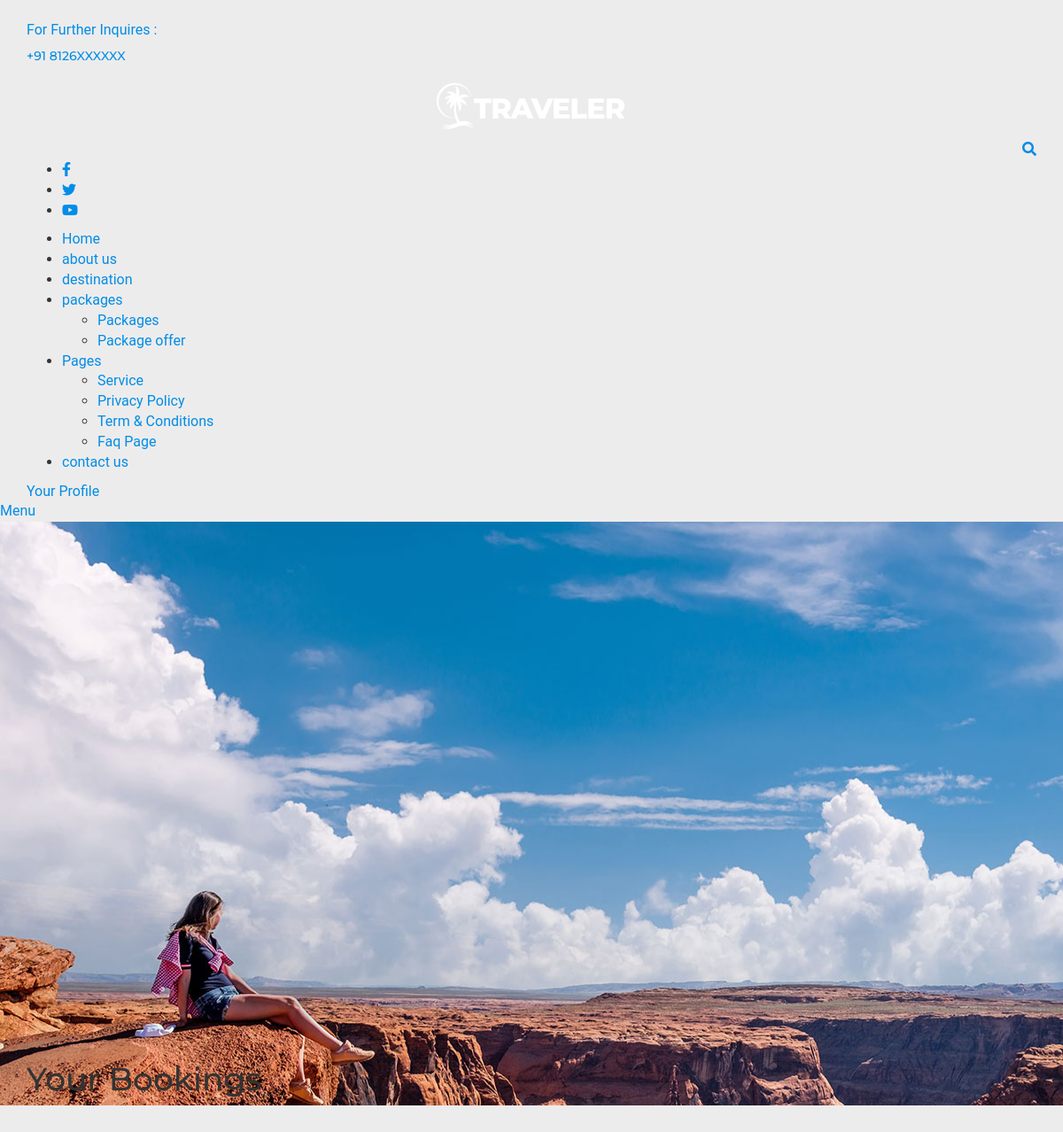
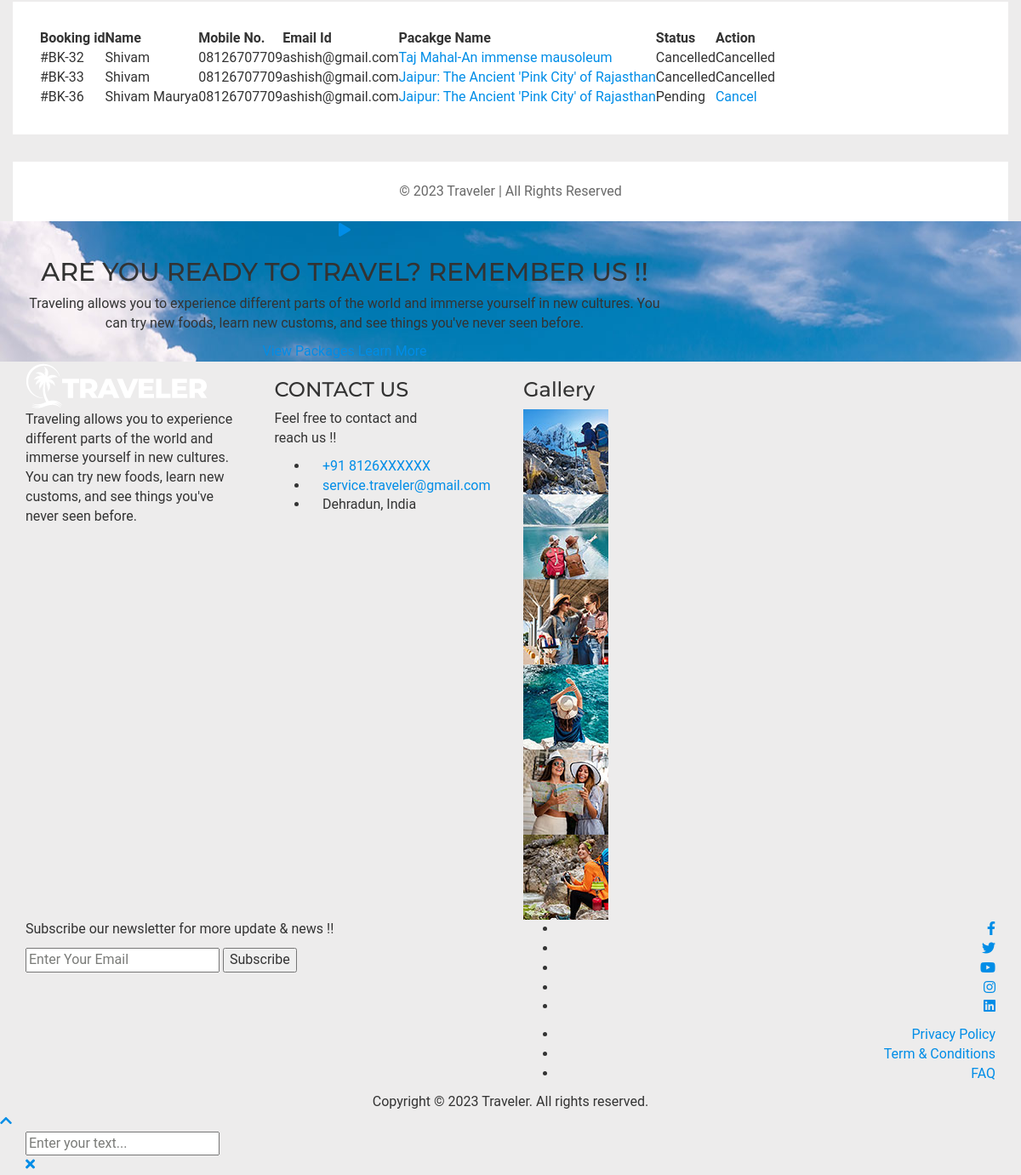
The page /view-your-bookings.php (signed in) on the database its author committed (2 pictures, top to bottom).
### tables this page shows
CREATE TABLE `users` (
  `id` int(11) NOT NULL,
  `name` varchar(100) NOT NULL,
  `email` varchar(100) NOT NULL,
  `password` varchar(255) NOT NULL,
  `role` enum('user','admin') NOT NULL DEFAULT 'user',
  `status` enum('active','inactive') NOT NULL DEFAULT 'active',
  `RegDate` timestamp NULL DEFAULT current_timestamp(),
  `UpdationDate` timestamp NULL DEFAULT NULL ON UPDATE current_timestamp()
);

CREATE TABLE `booking` (
  `BookingId` int(11) NOT NULL,
  `PackageId` int(11) DEFAULT NULL,
  `FirstName` varchar(100) DEFAULT NULL,
  `Email` varchar(100) DEFAULT NULL,
  `Phone` varchar(100) DEFAULT NULL,
  `NameOnCard` varchar(100) DEFAULT NULL,
  `CardNumber` varchar(100) DEFAULT NULL,
  `ExpMonth` varchar(11) DEFAULT NULL,
  `ExpYear` varchar(100) DEFAULT NULL,
  `CVV` varchar(50) DEFAULT NULL,
  `Country` varchar(100) DEFAULT NULL,
  `StreetLine1` varchar(200) DEFAULT NULL,
  `StreetLine2` varchar(200) DEFAULT NULL,
  `City` varchar(100) DEFAULT NULL,
  `State1` varchar(100) DEFAULT NULL,
  `Pincode` varchar(100) DEFAULT NULL,
  `Additional_Information` varchar(200) DEFAULT NULL,
  `status` int(11) DEFAULT NULL,
  `CancelledBy` varchar(5) DEFAULT NULL,
  `BookingTime` timestamp NULL DEFAULT current_timestamp()
);

CREATE TABLE `tbltourpackages` (
  `PackageId` int(11) NOT NULL,
  `PackageName` varchar(200) DEFAULT NULL,
  `PackageType` varchar(150) DEFAULT NULL,
  `PackageLocation` varchar(100) DEFAULT NULL,
  `PackagePrice` int(11) DEFAULT NULL,
  `PackageFetures` varchar(255) DEFAULT NULL,
  `PackageDetails` mediumtext DEFAULT NULL,
  `PackageImage` varchar(100) DEFAULT NULL,
  `Creationdate` timestamp NULL DEFAULT current_timestamp(),
  `UpdationDate` timestamp NULL DEFAULT NULL ON UPDATE current_timestamp()
);

### view-your-bookings.php (the view, shortened to what this page needs)
<!doctype html>
<html lang="en">
<?php include 'include/header.php'; ?>
<head>
</head>
<body>
    <div id="page" class="page">
        <?php include 'include/navbar.php'; ?>
        <main id="content" class="site-main">
            <section class="confirm-inner-page">
                <div class="inner-banner-wrap">
                    <div class="inner-baner-container" style="background-image: url(assets/images/img7.jpg);">
                        <div class="container">
                            <div class="inner-banner-content">
                                <h1 class="page-title">Your Bookings</h1>
                            </div>
                        </div>
                    </div>
                </div>
                <div class="confirmation-outer">
                    <div class="container">
                        <div class="confirmation-inner">
                            <div class="row">
                                <div class="agile-grids">
					<div class="agile-tables">
						<div class="w3l-table-info">
							<table id="table" >
								<thead>
									<tr>
										<th>Booking id</th>
										<th>Name</th>
										<th>Mobile No.</th>
										<th>Email Id</th>
										<th>Pacakge Name</th>
										<th>Status </th>
										<th>Action </th>
									</tr>
								</thead>
								<tbody>
                                <?php
                                $uemail=$_SESSION['id'];
								$sql = "SELECT booking.BookingId as bookid,booking.FirstName as fname,booking.Phone as mnumber,users.email as email,tbltourpackages.PackageName as pckname,booking.PackageId as pid,booking.status as status,booking.CancelledBy as cancelby from users join  booking on  booking.Email=users.email join tbltourpackages on tbltourpackages.PackageId=booking.PackageId WHERE id=$uemail";
									$query = $dbh->prepare($sql);
									$query->execute();
									$results = $query->fetchAll(PDO::FETCH_OBJ);
									if ($query->rowCount() > 0) {
										foreach ($results as $result) {				?>
											<tr>
												<td>#BK-<?php echo htmlentities($result->bookid); ?></td>
												<td><?php echo htmlentities($result->fname); ?></td>
												<td><?php echo htmlentities($result->mnumber); ?></td>
												<td><?php echo htmlentities($result->email); ?></td>
												<td><a href="package-detail.php?pkgid=<?php echo htmlentities($result->pid); ?>"><?php echo htmlentities($result->pckname); ?></a></td>
												<td><?php if ($result->status == 0) {
														echo "Pending";
													}
													if ($result->status == 2 and  $result->cancelby == 'a') {
														echo "Cancelled" ;
													}
													?></td>
												<?php if ($result->status == 2) {
												?><td>Cancelled</td>
												<?php } else { ?>
													<td><a href="view-your-bookings.php?bkid=<?php echo htmlentities($result->bookid); ?>">Cancel</a>  </td>
												<?php } ?>
											</tr>
									<?php $cnt = $cnt + 1;
										}
									} ?>
								</tbody>
							</table>
						</div>
					</div>
					<?php include('includes/footer.php'); ?>
				</div>
                            </div>
                        </div>
                    </div>
                </div>
                <div class="bg-img-fullcallback" style="background-image: url(assets/images/img7.jpg);">
                    <div class="container">
                        <div class="row">
                            <div class="col-lg-8 offset-lg-2 text-center">
                                <div class="callback-content">
                                    <div class="video-button">
                                        <a id="video-container" data-fancybox="video-gallery" href="https://www.youtube.com/watch?v=2OYar8OHEOU">
                                            <i class="fas fa-play"></i>
                                        </a>
                                    </div>
                                    <h2 class="section-title">ARE YOU READY TO TRAVEL? REMEMBER US !!</h2>
                                    <p>Traveling allows you to experience different parts of the world and immerse yourself in new cultures. You can try new foods, learn new customs, and see things you've never seen before.</p>
                                    <div class="callback-btn">
                                        <a href="package.php" class="round-btn">View Packages</a>
                                        <a href="about.php" class="outline-btn outline-btn-white">Learn More</a>
                                    </div>
                                </div>
                            </div>
                        </div>
                    </div>
                </div>
            </section>
        </main>
        <?php include 'include/footer.php'; ?>
        <a id="backTotop" href="#" class="to-top-icon">
            <i class="fas fa-chevron-up"></i>
        </a>
        <?php include 'include/custom_search.php'; ?>
    </div>
</body>
</html>

### rows shown on the page
users: booking.BookingId "32", booking.FirstName "Shivam", booking.Phone "08126707709", email "ashish@gmail.com", tbltourpackages.PackageName "Taj Mahal-An immense mausoleum", shows "Cancelled", booking.BookingId "33", tbltourpackages.PackageName "Jaipur: The Ancient 'Pink City' of Rajasthan", booking.BookingId "36", booking.FirstName "Shivam Maurya", shows "Pending"
